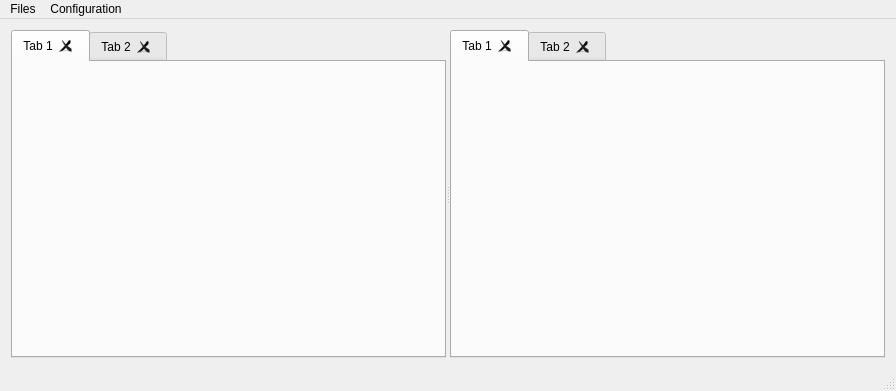
<?xml version="1.0" encoding="UTF-8"?>
<ui version="4.0">
 <class>GCMDMainWindow</class>
 <widget class="QMainWindow" name="GCMDMainWindow">
  <property name="geometry">
   <rect>
    <x>0</x>
    <y>0</y>
    <width>896</width>
    <height>391</height>
   </rect>
  </property>
  <property name="windowTitle">
   <string>GlobalCommander</string>
  </property>
  <widget class="QWidget" name="centralWidget">
   <layout class="QHBoxLayout" name="horizontalLayout">
    <item>
     <widget class="QSplitter" name="splitter">
      <property name="orientation">
       <enum>Qt::Horizontal</enum>
      </property>
      <widget class="QTabWidget" name="tabW_left">
       <property name="focusPolicy">
        <enum>Qt::NoFocus</enum>
       </property>
       <property name="currentIndex">
        <number>0</number>
       </property>
       <property name="tabsClosable">
        <bool>true</bool>
       </property>
       <property name="movable">
        <bool>true</bool>
       </property>
       <property name="tabBarAutoHide">
        <bool>true</bool>
       </property>
       <widget class="QWidget" name="to_remove">
        <attribute name="title">
         <string>Tab 1</string>
        </attribute>
        <layout class="QHBoxLayout" name="horizontalLayout_3"/>
       </widget>
       <widget class="QWidget" name="to_remove2">
        <attribute name="title">
         <string>Tab 2</string>
        </attribute>
       </widget>
      </widget>
      <widget class="QTabWidget" name="tabW_right">
       <property name="focusPolicy">
        <enum>Qt::NoFocus</enum>
       </property>
       <property name="tabPosition">
        <enum>QTabWidget::North</enum>
       </property>
       <property name="currentIndex">
        <number>0</number>
       </property>
       <property name="tabsClosable">
        <bool>true</bool>
       </property>
       <property name="movable">
        <bool>true</bool>
       </property>
       <property name="tabBarAutoHide">
        <bool>true</bool>
       </property>
       <widget class="QWidget" name="to_remove3">
        <attribute name="title">
         <string>Tab 1</string>
        </attribute>
        <layout class="QHBoxLayout" name="horizontalLayout_4"/>
       </widget>
       <widget class="QWidget" name="to_remove4">
        <attribute name="title">
         <string>Tab 2</string>
        </attribute>
       </widget>
      </widget>
     </widget>
    </item>
   </layout>
  </widget>
  <widget class="QMenuBar" name="menuBar">
   <property name="geometry">
    <rect>
     <x>0</x>
     <y>0</y>
     <width>896</width>
     <height>25</height>
    </rect>
   </property>
   <widget class="QMenu" name="menuFiles">
    <property name="title">
     <string>Files</string>
    </property>
    <addaction name="separator"/>
    <addaction name="a_copy"/>
    <addaction name="a_move"/>
    <addaction name="a_delete"/>
   </widget>
   <widget class="QMenu" name="menuConfiguration">
    <property name="title">
     <string>Configuration</string>
    </property>
    <addaction name="a_settings"/>
   </widget>
   <addaction name="menuFiles"/>
   <addaction name="menuConfiguration"/>
  </widget>
  <widget class="QStatusBar" name="statusBar"/>
  <action name="a_copy">
   <property name="text">
    <string>Copy Files</string>
   </property>
  </action>
  <action name="a_move">
   <property name="text">
    <string>Move files</string>
   </property>
  </action>
  <action name="a_delete">
   <property name="text">
    <string>Delete files</string>
   </property>
  </action>
  <action name="a_settings">
   <property name="text">
    <string>Settings</string>
   </property>
  </action>
 </widget>
 <layoutdefault spacing="6" margin="11"/>
 <resources/>
 <connections/>
</ui>
